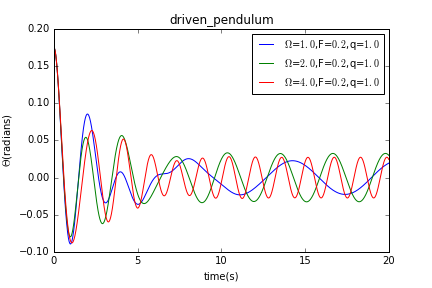

Reproduce this figure in Python.
# -*- coding: utf-8 -*-
"""
Created on Tue Jun 07 10:57:08 2016

@author: asus
"""

import math
import matplotlib.pyplot as plt

g=9.8
l=1.0
class driven_pendulum():
    def __init__(self,_omg0,_theta0,_dt,_time,_t0,_q,_FD,_Omega):
        self.omg=[_omg0]
        self.theta=[_theta0]
        self.t=[_t0]
        self.time=_time
        self.dt=_dt
        self.n=int(_time/_dt)
        self.q=_q
        self.FD=_FD
        self.Omega=_Omega
    def calculate(self):
        for i in range(self.n):
            self.omg.append(self.omg[-1]-g/l*self.theta[-1]*self.dt-self.q*self.omg[-1]*self.dt+self.FD*math.sin(self.Omega*self.t[-1])*self.dt)
            self.theta.append(self.theta[-1]+self.omg[-1]*self.dt)
            self.t.append(self.t[-1]+self.dt)
    def plot(self,color,label):
        plt.plot(self.t,self.theta,color,label="$\Omega$=$%.1f$,F=$%.1f$,q=$%.1f$"%(self.Omega,self.FD,self.q))

A=driven_pendulum(0,10*math.pi/180,0.01,20,0,1.0,0.2,1.0)
B=driven_pendulum(0,10*math.pi/180,0.01,20,0,1.0,0.2,2.0)
C=driven_pendulum(0,10*math.pi/180,0.01,20,0,1.0,0.2,4.0)
A.calculate()
B.calculate()
C.calculate()
A.plot('b-',label="$\Omega$=$1.0$,F=$0.1$,q=$1.0$")
B.plot('g-',label="$\Omega$=$2.0$,F=$0.2$,q=$1.0$")
C.plot('r-',label="$\Omega$=$4.0$,F=$0.3$,q=$1.0$")
plt.xlim(0,20)
plt.xlabel("time(s)")
plt.ylabel("$\Theta$(radians)")
plt.title("driven_pendulum")
plt.legend(fontsize=10,loc='best')
plt.savefig("driven_pendulum2.png")

plt.show()